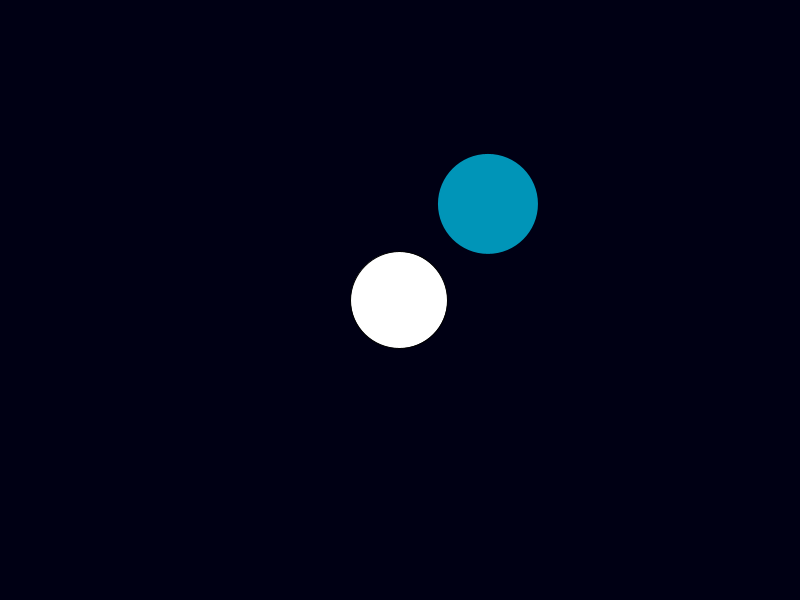
Frame 1 (no input)
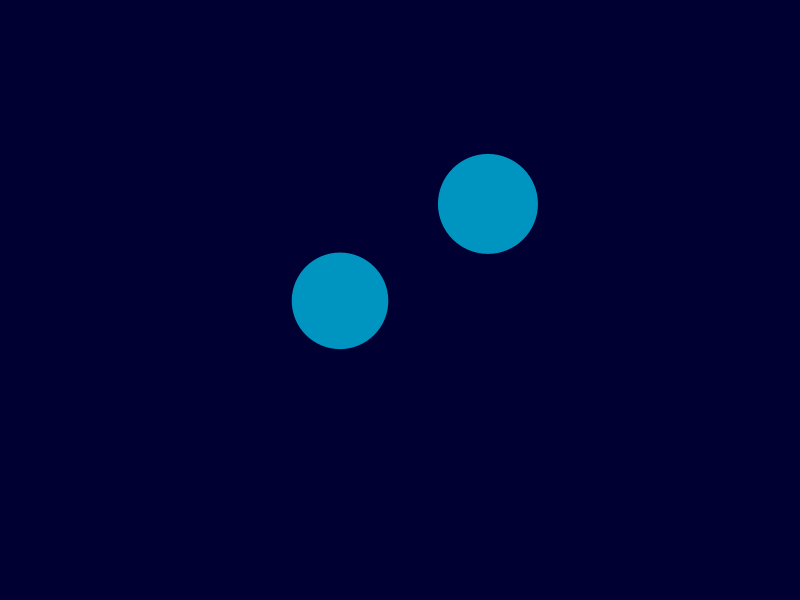
Frame 60 (the mouse pressed at the canvas centre just before this capture)
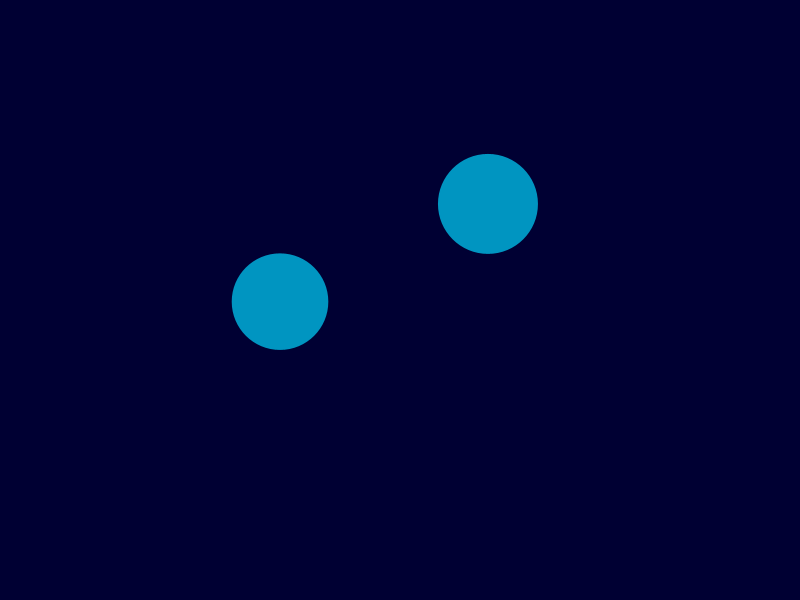
Frame 120 (the mouse held since frame 60 and released just before this capture)

The Processing sketch that drew these frames (run headless with seeded random() and noise(); from frame 60 on, the mouse is pressed at the canvas centre):

// Processing sketch: Ball_Class_with_Black_Hole
// ── Ball_Class_with_Black_Hole.pde
//declaring new object of the ball class
ArrayList<Ball> b=new ArrayList<Ball>();
BlackHole eating;

void setup() {
  size(800, 600);
  eating=new BlackHole();
  //initialize new balls
  b.add(new Ball(width/2, height/2, random(30, 100)));
}

void draw() {
  colorMode(RGB);
  background(0, 0, 20);
  for (int i=0; i<b.size (); i++) {
    Ball p= b.get(i);
    p.move();
    p.bounce();
    p.display();
    p.fills();
    eating.display();
    for (int j=0; j<b.size (); j++) {
      if (i!=j) {
        Ball p2= b.get(j);
        p.collide(p2);
      }
      if (eating.consume(p)) {
        b.remove(i);
      }
    }
  }
}
void mouseDragged() {
  for (int i=0; i<1; i++) {
    b.add(new Ball(random(100, width-100), random(100, height-100), random(30, 60)));
  }
  if (b.size()>100) {
    b.remove(0);
  }
}


// ── Ball.pde
//setting up the class called Ball
class Ball {
  //define properties of the ball class
  float sz, h, s, b, a;
  PVector loc, vel;

  //assign values to the properties of the class
  Ball(float tempx, float tempy, float tempsz) {
    sz=tempsz;
    loc= new PVector(tempx, tempy);
    vel= PVector.random2D();
    h=random(180, 220);
    s=100;
    b=100;
    a=70;
  }

  //make the ball do things using methods (defining a function)

  //displays the ball on the screen
  void display() {
    ellipse(loc.x, loc.y, sz, sz);
  }

  //moves the ball
  void move() {
    loc.add(vel);
  } 

  //bounces ball off walls
  void bounce() {
    if (loc.x+sz/2>width || loc.x-sz/2<0) {
      vel.x*=-1;
    }
    if (loc.y+sz/2>height || loc.y-sz/2<0) {
      vel.y*=-1;
    }
  }

  void collide(Ball b2) {
    if (loc.dist(b2.loc) < sz/2 + b2.sz/2) {
      vel=PVector.sub(loc, b2.loc);
      vel.normalize();
    }
  }

  void fills() {
    noStroke();
    colorMode(HSB, 360, 100, 100, 100);
    fill(h, s, b, a);
//    a-=.1;
  }

  void wrap() {
    //wrap the ball around
    if (loc.x-sz/2>width) {
      loc.x=-sz/2;
    }
    if (loc.x+sz/2<0) {
      loc.x=width+sz/2;
    }
    if (loc.y-sz/2>height) {
      loc.y=-sz/2;
    }
    if (loc.y+sz/2<0) {
      loc.y=height+sz/2;
    }
  }
}


// ── BlackHole.pde
class BlackHole {
  //declare variables
  PVector loc;
  float sz;

  //initialize
  BlackHole() {
    loc=new PVector(random(100, width-100), random(100, height-100));
    sz=100;
  }

  //define methods
  void display() {
    ellipse(loc.x, loc.y, sz, sz);
  }

  boolean consume(Ball food) {
    if (loc.dist(food.loc)<sz/2+food.sz/2) {
      print("EAT ");
      return true;
    } else { 
      return false;
    }
  }
}
